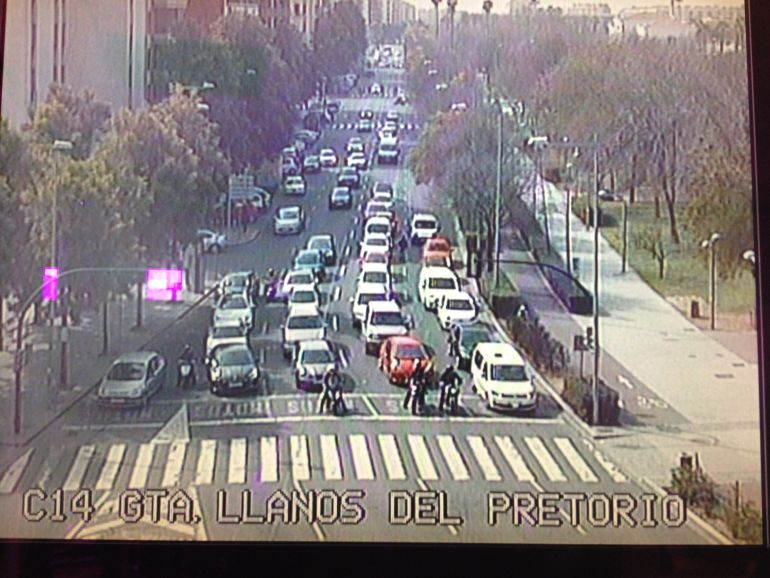
#> input picture op_geom/input/1487792439_424556_1487792929_noticia_normal.jpg, 770 x 578 px, found by its file name; its folder holds only this picture in this run
$ python ejercicio1.py
#> lines starting #> are read from the running program, lines starting #| are printed output that depends on the picture
#> in run, img is the input picture: shape (578, 770, 3); mean B, G, R 125.5, 125.3, 132.9
import cv2
import os
import numpy as np
from matplotlib import pyplot as plt
import math


def op_log(img,c):
#> called with c = 90
    if img is not None:
        #mostramos imagen original
        cv2.imshow('Imagen inicial',img)
        cv2.waitKey()
        #calculamos el histograma por cada capa y los mostramos
        col=['r','g','b']
        for i in range(len(img[0][0])):
            h=cv2.calcHist([img], [i], None, [256], [0, 256])
            plt.plot(h,color=col[i%3])
#> this loop made 3 passes
            #mostramos los histogramas
        plt.show()
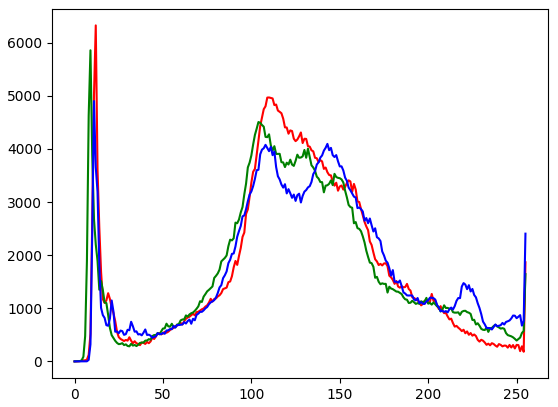
#> figure drawn by matplotlib, 1 panel; curve peaks at x = 12, y = 6326; curve peaks at x = 9, y = 5857; curve peaks at x = 11, y = 4901

        #creamos una imagen en negro
        out=np.zeros(shape=img.shape,dtype=np.uint8)

        #aplicamos el Histogram equalization en los 3 canales
        for i in range(len(img[0][0])):
            for j in range(img.shape[0]):
                for k in range(img.shape[1]):
                    vtmp=math.log10(1+img[j][k][i])*c
                    if vtmp>255:
                        vtmp=255
                    out[j][k][i]=vtmp
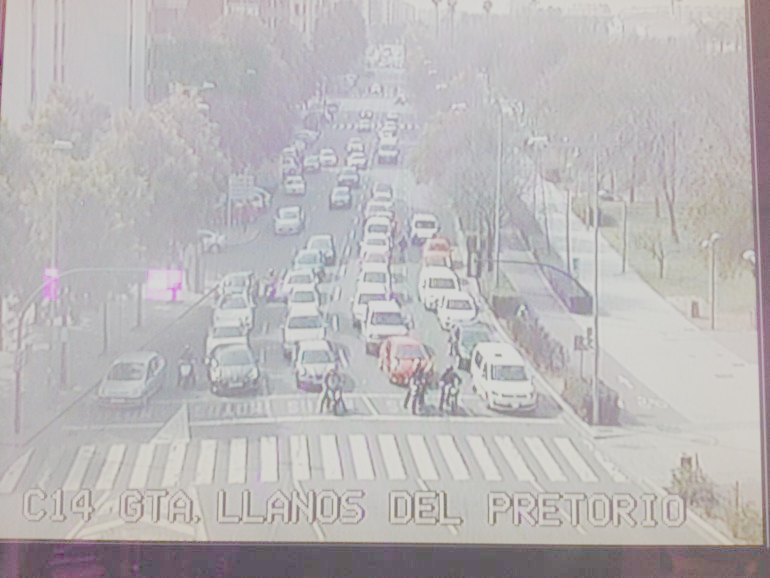
#> out: shape (578, 770, 3); mean B, G, R 183.1, 182.1, 185.5


        cv2.imshow('imagen inicial',img)
        cv2.waitKey()
        cv2.imshow('imagen final',out)
        cv2.waitKey()

        return(out,True)
        #guardamos la imagen generada
    else:
        return(None,False)


def run(folder,cc):
    #Procesamos todos los elementos de la carpeta indicada
    for filename in os.listdir(folder):
        img = cv2.imread(os.path.join(folder,filename))
        out,ok=op_log(img,cc)
#> ok = True
        if ok:
            cv2.imwrite('./out/out'+str(cc)+'_'+filename,out)

        #Si el archivo es imagen:

'''
run('./input',50)
run('./input',70)
run('./input',100) #<- segun analisis visual el mejor valor
run('./input',120)'''
run('./input',90)

$ run again, on op_geom/input/meme1.jpg
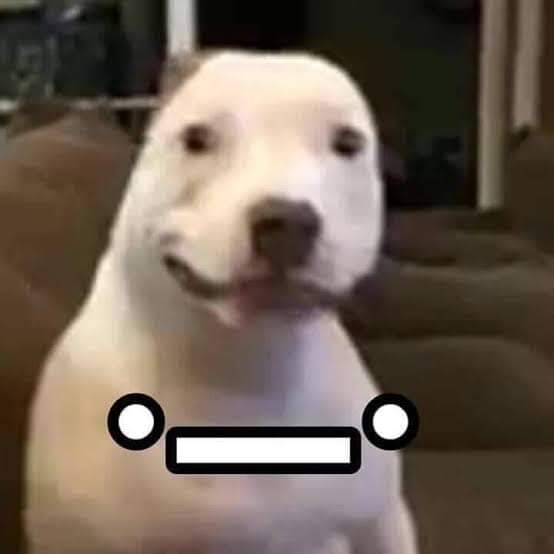
#> input picture op_geom/input/meme1.jpg, 554 x 554 px, found by its file name
#> in run, img is the input picture: shape (554, 554, 3); mean B, G, R 84.3, 96.2, 110.4
#> the loop in op_log, `for i in range(len(img[0][0])):` made 3 passes
#> in op_log, `plt.show()`:
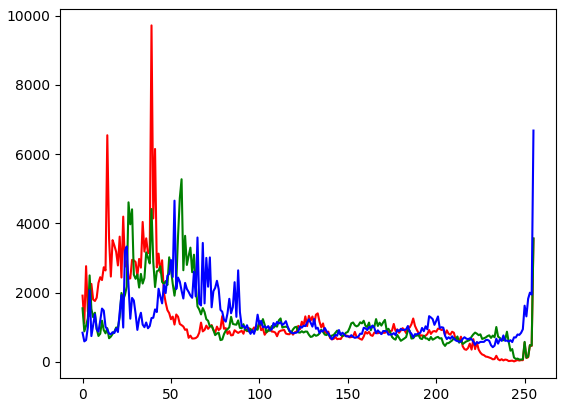
#> figure drawn by matplotlib, 1 panel; curve peaks at x = 39, y = 9718; curve peaks at x = 56, y = 5274; curve peaks at x = 255, y = 6680
#> after the loop in op_log, `for i in range(len(img[0][0])):`:
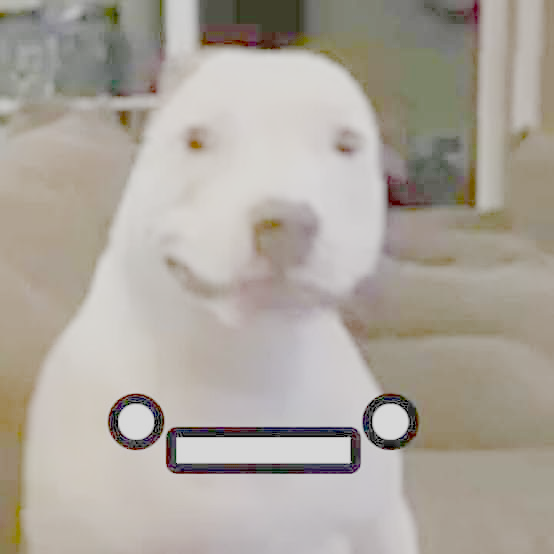
#> out: shape (554, 554, 3); mean B, G, R 156.4, 165.4, 172
#> ok = True
